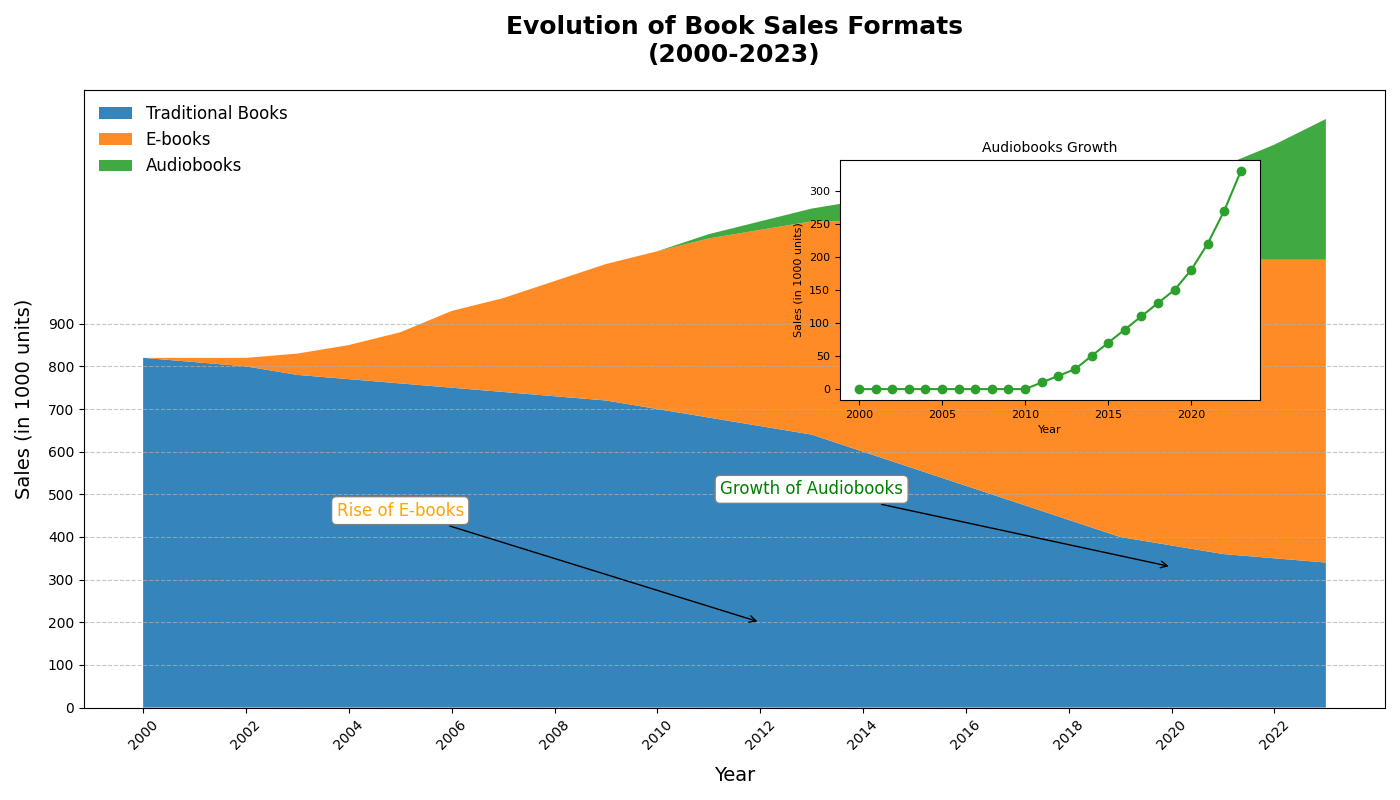

This figure's Python source:
import matplotlib.pyplot as plt
import numpy as np

# Define the data for the chart
years = np.arange(2000, 2024)
traditional_books_sales = [820, 810, 800, 780, 770, 760, 750, 740, 730, 720, 700, 680, 660, 640, 600, 560, 520, 480, 440, 400, 380, 360, 350, 340]
e_books_sales = [0, 10, 20, 50, 80, 120, 180, 220, 270, 320, 370, 420, 460, 500, 540, 580, 600, 620, 640, 660, 680, 690, 700, 710]
audiobooks_sales = [0, 0, 0, 0, 0, 0, 0, 0, 0, 0, 0, 10, 20, 30, 50, 70, 90, 110, 130, 150, 180, 220, 270, 330]

# Stack the data
sales_data = np.vstack([traditional_books_sales, e_books_sales, audiobooks_sales])

# Plot the stacked area chart
fig, ax = plt.subplots(figsize=(14, 8))
colors = ['#1f77b4', '#ff7f0e', '#2ca02c']
ax.stackplot(years, sales_data, labels=['Traditional Books', 'E-books', 'Audiobooks'], 
             colors=colors, alpha=0.9)

# Create detailed title and labels
plt.title('Evolution of Book Sales Formats\n(2000-2023)', fontsize=18, fontweight='bold', pad=20)
plt.xlabel('Year', fontsize=14, labelpad=10)
plt.ylabel('Sales (in 1000 units)', fontsize=14, labelpad=10)

# Customize ticks and grid
plt.xticks(years[::2], rotation=45)
plt.yticks(np.arange(0, 901, 100))
plt.grid(axis='y', linestyle='--', alpha=0.7)

# Add a legend
plt.legend(loc='upper left', fontsize=12, frameon=False)

# Add annotations to highlight trends
ax.annotate('Rise of E-books', xy=(2012, 200), xytext=(2005, 450),
            bbox=dict(boxstyle='round,pad=0.3', edgecolor='gray', facecolor='white'),
            arrowprops=dict(facecolor='black', arrowstyle='->'),
            fontsize=12, color='orange', ha='center')

ax.annotate('Growth of Audiobooks', xy=(2020, 330), xytext=(2013, 500),
            bbox=dict(boxstyle='round,pad=0.3', edgecolor='gray', facecolor='white'),
            arrowprops=dict(facecolor='black', arrowstyle='->'),
            fontsize=12, color='green', ha='center')

# Adjust layout for better visualization
plt.tight_layout()

# Create an inset plot for the growth of audiobooks
left, bottom, width, height = [0.6, 0.5, 0.3, 0.3]
ax_inset = fig.add_axes([left, bottom, width, height])
ax_inset.plot(years, audiobooks_sales, marker='o', color='#2ca02c', linestyle='-')
ax_inset.set_title('Audiobooks Growth', fontsize=10)
ax_inset.set_xlabel('Year', fontsize=8)
ax_inset.set_ylabel('Sales (in 1000 units)', fontsize=8)
ax_inset.tick_params(axis='both', which='major', labelsize=8)

# Show plot
plt.show()
